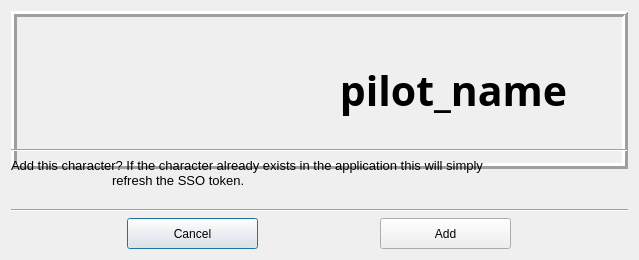
<?xml version="1.0" encoding="UTF-8"?>
<ui version="4.0">
    <class>confirm_add_char</class>
    <widget class="QDialog" name="confirm_add_char">
        <property name="geometry">
            <rect>
                <x>0</x>
                <y>0</y>
                <width>639</width>
                <height>260</height>
            </rect>
        </property>
        <property name="minimumSize">
            <size>
                <width>639</width>
                <height>260</height>
            </size>
        </property>
        <property name="maximumSize">
            <size>
                <width>698</width>
                <height>348</height>
            </size>
        </property>
        <property name="windowTitle">
            <string>Dialog</string>
        </property>
        <layout class="QVBoxLayout" name="verticalLayout">
            <item>
                <widget class="QFrame" name="frame">
                    <property name="minimumSize">
                        <size>
                            <width>521</width>
                            <height>158</height>
                        </size>
                    </property>
                    <property name="frameShape">
                        <enum>QFrame::Box</enum>
                    </property>
                    <property name="frameShadow">
                        <enum>QFrame::Raised</enum>
                    </property>
                    <property name="lineWidth">
                        <number>3</number>
                    </property>
                    <layout class="QHBoxLayout" name="horizontalLayout">
                        <item>
                            <widget class="QLabel" name="pilot_image">
                                <property name="minimumSize">
                                    <size>
                                        <width>128</width>
                                        <height>128</height>
                                    </size>
                                </property>
                                <property name="maximumSize">
                                    <size>
                                        <width>128</width>
                                        <height>128</height>
                                    </size>
                                </property>
                                <property name="text">
                                    <string notr="true"/>
                                </property>
                                <property name="scaledContents">
                                    <bool>true</bool>
                                </property>
                            </widget>
                        </item>
                        <item>
                            <widget class="QLabel" name="corp_image">
                                <property name="minimumSize">
                                    <size>
                                        <width>128</width>
                                        <height>128</height>
                                    </size>
                                </property>
                                <property name="maximumSize">
                                    <size>
                                        <width>128</width>
                                        <height>128</height>
                                    </size>
                                </property>
                                <property name="text">
                                    <string notr="true"/>
                                </property>
                                <property name="scaledContents">
                                    <bool>true</bool>
                                </property>
                            </widget>
                        </item>
                        <item>
                            <widget class="QLabel" name="pilot_name">
                                <property name="minimumSize">
                                    <size>
                                        <width>281</width>
                                        <height>0</height>
                                    </size>
                                </property>
                                <property name="font">
                                    <font>
                                        <family>Sylfaen</family>
                                        <pointsize>31</pointsize>
                                        <weight>75</weight>
                                        <bold>true</bold>
                                    </font>
                                </property>
                                <property name="text">
                                    <string>pilot_name</string>
                                </property>
                                <property name="alignment">
                                    <set>Qt::AlignCenter</set>
                                </property>
                            </widget>
                        </item>
                    </layout>
                </widget>
            </item>
            <item>
                <widget class="Line" name="line">
                    <property name="orientation">
                        <enum>Qt::Horizontal</enum>
                    </property>
                </widget>
            </item>
            <item>
                <widget class="QLabel" name="label_3">
                    <property name="font">
                        <font>
                            <pointsize>10</pointsize>
                        </font>
                    </property>
                    <property name="text">
                        <string>Add this character? If the character already exists in the application this will simply
                            refresh the SSO token.
                        </string>
                    </property>
                    <property name="wordWrap">
                        <bool>true</bool>
                    </property>
                </widget>
            </item>
            <item>
                <widget class="Line" name="line_2">
                    <property name="orientation">
                        <enum>Qt::Horizontal</enum>
                    </property>
                </widget>
            </item>
            <item>
                <layout class="QHBoxLayout" name="horizontalLayout_2">
                    <item>
                        <widget class="QPushButton" name="cancel_button">
                            <property name="minimumSize">
                                <size>
                                    <width>131</width>
                                    <height>31</height>
                                </size>
                            </property>
                            <property name="maximumSize">
                                <size>
                                    <width>131</width>
                                    <height>31</height>
                                </size>
                            </property>
                            <property name="text">
                                <string>Cancel</string>
                            </property>
                        </widget>
                    </item>
                    <item>
                        <widget class="QPushButton" name="confirm_add_button">
                            <property name="minimumSize">
                                <size>
                                    <width>131</width>
                                    <height>31</height>
                                </size>
                            </property>
                            <property name="maximumSize">
                                <size>
                                    <width>131</width>
                                    <height>31</height>
                                </size>
                            </property>
                            <property name="text">
                                <string>Add</string>
                            </property>
                        </widget>
                    </item>
                </layout>
            </item>
        </layout>
    </widget>
    <tabstops>
        <tabstop>confirm_add_button</tabstop>
        <tabstop>cancel_button</tabstop>
    </tabstops>
    <resources/>
    <connections/>
</ui>
